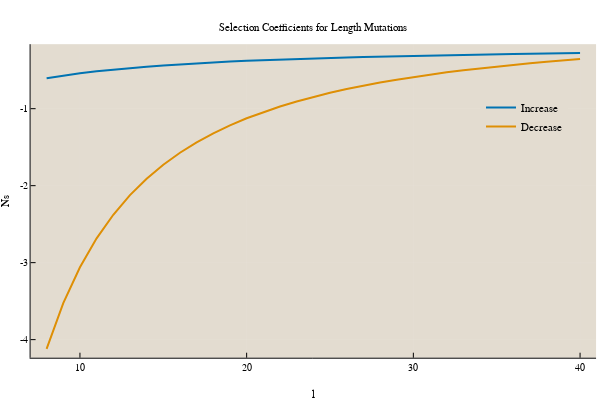

Notebook cell for this chart:
### Markdown cell above
Here we can clearly see how the load is minimal for $l=10$ for these parameters. However, this calculation does not consider the asymmetry of length mutations, which come from the fact that when adding a position, the position is random compared to the optimal letter at that position. When removing a position, it is likely to hit an adapated site, whose removal comes with a negative effect to the binding site.

### Code cell
l = collect(8:40)
delta = 1
k = theoretical_msb(0, l)
s_plus_match = fitness.(k*2, l.+1, F) .- fitness.(k.*2, l, F)
s_plus_mismatch = fitness.((k .+ delta)*2, l.+1, F) .- fitness.(k.*2, l, F)


k = theoretical_msb(0, l.+1)
s_minus_match = fitness.(k*2, l, F) .- fitness.(k.*2, l.+1, F)
s_minus_mismatch = fitness.((k .- delta)*2, l, F) .- fitness.(k.*2, l.+1, F)


plot(
    8:40, 
    ((1/4 .* s_plus_match) .+ (3/4 .* s_plus_mismatch)) * N, 
    label="Increase",
    ylabel="Ns",
    xlabel="l",
    linewidth=2,
    title="Selection Coefficients for Length Mutations",
    top_margin=4mm
)

plot!(
    8:40, 
    ((k ./ (l.+1) .* s_minus_mismatch) .+ ((1 .- k ./ (l.+1)) .* s_minus_match)) * N, 
    label="Decrease",
    linewidth=2,
)

### Figure 1 — Plotly figure (JSON) as saved in the notebook; plotly's stock layout.template omitted (floating-point values rounded to 4 significant figures)
{"data": [{"colorbar": {"title": ""}, "legendgroup": "Increase", "line": {"color": "rgba(1, 115, 178, 1.000)", "dash": "solid", "shape": "linear", "width": 2}, "mode": "lines", "name": "Increase", "showlegend": true, "type": "scatter", "x": [8, 9, 10, 11, 12, 13, 14, 15, 16, 17, 18, 19, 20, 21, 22, 23, 24, 25, 26, 27, 28, 29, 30, 31, 32, 33, 34, 35, 36, 37, 38, 39, 40], "xaxis": "x1", "y": [-0.6056, -0.5705, -0.5405, -0.5145, -0.4918, -0.4718, -0.4541, -0.4383, -0.4241, -0.4112, -0.3995, -0.3889, -0.3792, -0.3702, -0.3619, -0.3543, -0.3472, -0.3406, -0.3344, -0.3286, -0.3232, -0.3182, -0.3134, -0.3089, -0.3046, -0.3006, -0.2968, -0.2931, -0.2897, -0.2864, -0.2833, -0.2803, -0.2775], "yaxis": "y1", "zmax": null, "zmin": null}, {"colorbar": {"title": ""}, "legendgroup": "Decrease", "line": {"color": "rgba(222, 143, 5, 1.000)", "dash": "solid", "shape": "linear", "width": 2}, "mode": "lines", "name": "Decrease", "showlegend": true, "type": "scatter", "x": [8, 9, 10, 11, 12, 13, 14, 15, 16, 17, 18, 19, 20, 21, 22, 23, 24, 25, 26, 27, 28, 29, 30, 31, 32, 33, 34, 35, 36, 37, 38, 39, 40], "xaxis": "x1", "y": [-4.119, -3.527, -3.06, -2.685, -2.378, -2.123, -1.91, -1.728, -1.572, -1.437, -1.32, -1.216, -1.125, -1.044, -0.9713, -0.906, -0.8472, -0.7939, -0.7454, -0.7012, -0.6607, -0.6235, -0.5892, -0.5575, -0.5282, -0.5011, -0.4758, -0.4522, -0.4302, -0.4096, -0.3902, -0.3721, -0.355], "yaxis": "y1", "zmax": null, "zmin": null}], "layout": {"annotations": [{"font": {"color": "rgba(0, 0, 0, 1.000)", "family": "Lucida Sans Unicode", "size": 11}, "rotation": 0, "showarrow": false, "text": "Selection Coefficients for Length Mutations", "x": 0.5222, "xanchor": "center", "xref": "paper", "y": 1, "yanchor": "top", "yref": "paper"}], "height": 400, "legend": {"bgcolor": "rgba(227, 220, 208, 1.000)", "bordercolor": "rgba(227, 220, 208, 1.000)", "borderwidth": 1, "font": {"color": "rgba(0, 0, 0, 1.000)", "family": "sans-serif", "size": 11}, "tracegroupgap": 0, "traceorder": "normal", "x": 0.8, "xanchor": "left", "y": 0.8, "yanchor": "top"}, "margin": {"b": 20, "l": 0, "r": 0, "t": 20}, "paper_bgcolor": "rgba(255, 255, 255, 1.000)", "plot_bgcolor": "rgba(227, 220, 208, 1.000)", "showlegend": true, "width": 600, "xaxis": {"anchor": "y1", "domain": [0.05101, 0.9934], "gridcolor": "rgba(255, 255, 255, 0.100)", "gridwidth": 0.5, "linecolor": "rgba(0, 0, 0, 1.000)", "mirror": false, "range": [7.04, 40.96], "showgrid": true, "showline": true, "showticklabels": true, "tickangle": 0, "tickcolor": "rgb(0, 0, 0)", "tickfont": {"color": "rgba(0, 0, 0, 1.000)", "family": "Lucida Sans Unicode", "size": 10}, "tickmode": "array", "ticks": "inside", "ticktext": ["10", "20", "30", "40"], "tickvals": [10, 20, 30, 40], "title": "l", "titlefont": {"color": "rgba(0, 0, 0, 1.000)", "family": "Lucida Sans Unicode", "size": 11}, "type": "-", "visible": true, "zeroline": false, "zerolinecolor": "rgba(0, 0, 0, 1.000)"}, "yaxis": {"anchor": "x1", "domain": [0.06193, 0.9329], "gridcolor": "rgba(255, 255, 255, 0.100)", "gridwidth": 0.5, "linecolor": "rgba(0, 0, 0, 1.000)", "mirror": false, "range": [-4.235, -0.1622], "showgrid": true, "showline": true, "showticklabels": true, "tickangle": 0, "tickcolor": "rgb(0, 0, 0)", "tickfont": {"color": "rgba(0, 0, 0, 1.000)", "family": "Lucida Sans Unicode", "size": 10}, "tickmode": "array", "ticks": "inside", "ticktext": ["-4", "-3", "-2", "-1"], "tickvals": [-4, -3, -2, -1], "title": "Ns", "titlefont": {"color": "rgba(0, 0, 0, 1.000)", "family": "Lucida Sans Unicode", "size": 11}, "type": "-", "visible": true, "zeroline": false, "zerolinecolor": "rgba(0, 0, 0, 1.000)"}}}
